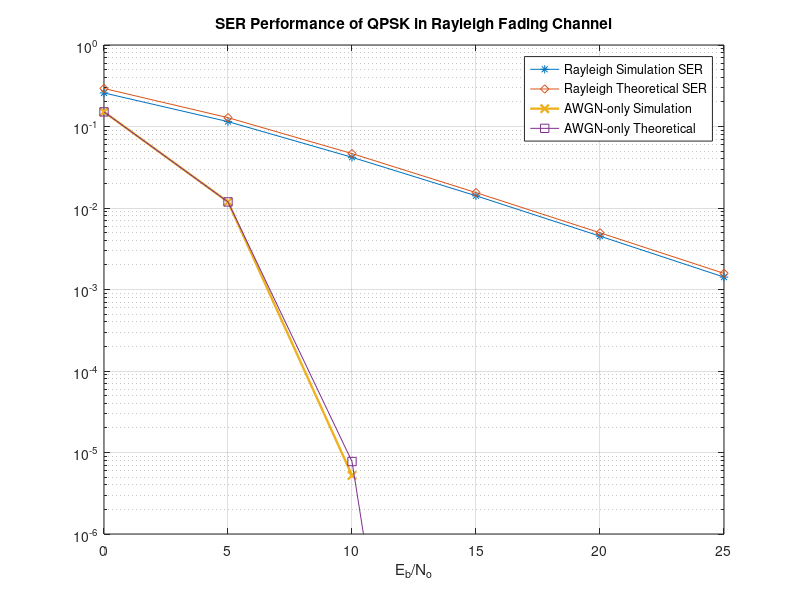
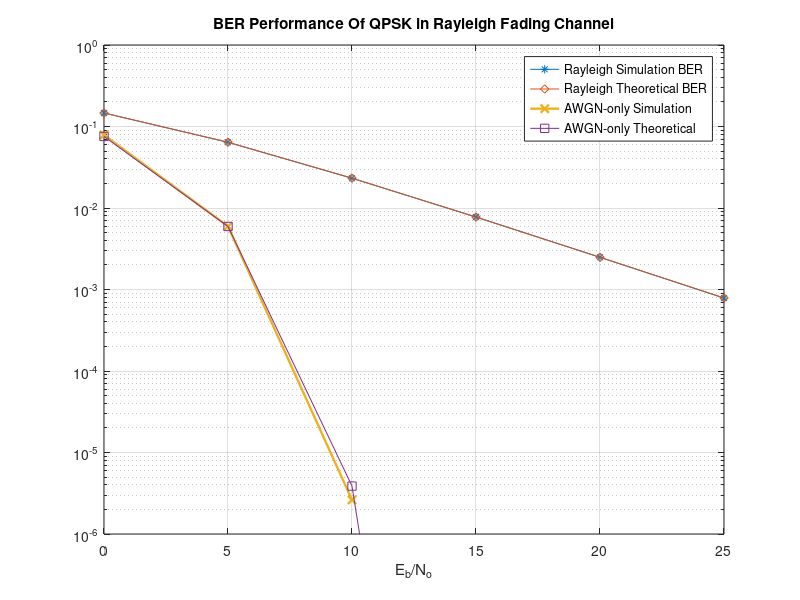

MATLAB code to generate these figures, in order:
% IMPORTANT
% The difference between theoretical symbol error probability and
% simulation symbol error rate for Rayleigh fading channel is due to
% the assumption that symbol errors are caused by only 1 bit error;
% however, 2 bit errors are also present in the simulation, though they are
% very rare. As you will see, BER and BEP plots exactly overlap,
% but SER and SEP plots have a narrow gap in between.
clear;clc;
err_min=100;
err_check = true;
sim_lim = 20;                               % Number of simulations to average over for a given SNR
qpsk_sym = exp(1i*pi.*(1:2:7)./4);          % Baseband QPSK symbols
qpsk_bits =[0,0;0,1;1,1;1,0];               % Gray coded bits for each symbol
SNR_increment = 5;                          % SNR increment for simulations
SNR_start = 0;                              % Minimum SNR
SNR_int = SNR_start:SNR_increment:25;       % SNR range
fading_symbol_errs_store = zeros(length(SNR_int),2);      % Placeholder matrix for symbol errors in fading case
awgn_ser_store = zeros(length(SNR_int),1);        % Placeholder matrix for symbol errors in awgn-only case
awgn_ber_store = zeros(length(SNR_int),1);        % Placeholder matrix for bit errors in awgn-only case
fading_ber_store = zeros(length(SNR_int),1);      % Placeholder matrix for bit errors in fading case
seq_len = 1e5;                              % Number of symbols for each simulation
for snr=SNR_int
    snr_index = snr/SNR_increment-SNR_start/SNR_increment+1;
    noise_stdev = sqrt(1/(2*2*10^(snr/10)));    % sqrt(No/2)
    sim_num = 0;
    while (err_check==true || sim_num <= sim_lim)
        % Rayleigh Fading channel
        sim_num = sim_num + 1;
        info_seq = randi([0,3],seq_len,1);      % Uniformly generated symbols
        info_bits = qpsk_bits(info_seq+1,:);    % Bits for generated symbols
        info_bits2 = info_bits';
        info_bits3 = info_bits2(:);
        channel = sqrt(0.5).*(randn(seq_len,1)+1i.*randn(seq_len,1));   % Rayleigh fading channel
        four_sym_seq1 = conj(qpsk_sym(info_seq+1)');
        four_sym_seq = four_sym_seq1.*abs(channel);                      % Symbols multiplied by channel gain
        four_sym_seq = four_sym_seq + noise_stdev.*(randn(seq_len,1)+1i.*randn(seq_len,1)); % Noise added
        four_sym_seq = repmat(four_sym_seq,[1,4]);
        fading_norms = abs(four_sym_seq-repmat(qpsk_sym,[seq_len,1]));
        [~,fading_detected] = min(fading_norms,[],2);           % Maximum Likelihood detection
        fading_detected = fading_detected-1;
        fading_symbol_err = length(find(fading_detected~=info_seq));
        fading_detected_bits = qpsk_bits(fading_detected+1,:);
        fading_detected_bits2 = fading_detected_bits';
        fading_detected_bits3 = fading_detected_bits2(:);
        fading_ber = length(find(fading_detected_bits3~=info_bits3));
        fading_ber_store(snr_index) = fading_ber_store(snr_index) + fading_ber;
        fading_symbol_errs_store(snr_index,1)=fading_symbol_errs_store(snr_index,1)+fading_symbol_err;
        % AWGN-only channel
        awgn_four_sym_seq = four_sym_seq1 + noise_stdev.*(randn(seq_len,1)+1i.*randn(seq_len,1));
        awgn_norms = abs(awgn_four_sym_seq-repmat(qpsk_sym,[seq_len,1]));
        [~,awgn_detected] = min(awgn_norms,[],2);
        awgn_detected = awgn_detected-1;
        awgn_ser = length(find(awgn_detected~=info_seq));
        awgn_detected_bits = qpsk_bits(awgn_detected+1,:);
        awgn_detected_bits2 = awgn_detected_bits';
        awgn_detected_bits3 = awgn_detected_bits2(:);
        awgn_ber = length(find(awgn_detected_bits3~=info_bits3));
        awgn_ber_store(snr_index) = awgn_ber_store(snr_index) + awgn_ber;
        awgn_ser_store(snr_index)=awgn_ser_store(snr_index,1)+awgn_ser;      
        if(fading_symbol_errs_store(snr_index,1)>100),err_check=false;end
    end
    fading_symbol_errs_store(snr_index,2)=sim_num;
end
err_store = fading_symbol_errs_store(:,1)./fading_symbol_errs_store(:,2)./seq_len;  % Averaging the error probabilities by
fading_ber_store = fading_ber_store./fading_symbol_errs_store(:,2)./seq_len./2;     % dividing total number of errors
awgn_ser_store = awgn_ser_store./seq_len./fading_symbol_errs_store(:,2);            % by simulation count
awgn_ber_store = awgn_ber_store./seq_len./fading_symbol_errs_store(:,2)./2;
EbNo = 10.^(SNR_int./10);
theoretical_symbol_error_qpsk_noise_only = 2.*qfunc(sqrt(2.*EbNo)).*(1-0.5.*qfunc(sqrt(2.*EbNo)));
theoretical_bit_error_qpsk_noise_only = theoretical_symbol_error_qpsk_noise_only./2;
theoretical_bit_error_qpsk_rayleigh = 0.5.*(1-sqrt(EbNo./(1+EbNo)));
theoretical_symbol_error_qpsk_rayleigh = 2.*theoretical_bit_error_qpsk_rayleigh;
semilogy(SNR_int,err_store,'-*');hold on;grid on;
semilogy(SNR_int,theoretical_symbol_error_qpsk_rayleigh,'-d');
semilogy(SNR_int,awgn_ser_store,'-x','LineWidth',1.7);
semilogy(SNR_int,theoretical_symbol_error_qpsk_noise_only,'-s');
legend('Rayleigh Simulation SER','Rayleigh Theoretical SER','AWGN-only Simulation','AWGN-only Theoretical');xlabel('E_b/N_o');
title('SER Performance of QPSK in Rayleigh Fading Channel')
set(gca,'FontSize',10);ylim([1e-6 1]);
figure,
semilogy(SNR_int,fading_ber_store,'-*');hold on;grid on;
semilogy(SNR_int,theoretical_bit_error_qpsk_rayleigh,'-d');
semilogy(SNR_int,awgn_ber_store,'-x','LineWidth',1.7);ylim([1e-6 1]);
semilogy(SNR_int,theoretical_bit_error_qpsk_noise_only,'-s');
legend('Rayleigh Simulation BER','Rayleigh Theoretical BER','AWGN-only Simulation','AWGN-only Theoretical');
xlabel('E_b/N_o');title('BER Performance Of QPSK in Rayleigh Fading Channel')
set(gca,'FontSize',10);ylim([1e-6 1]);
